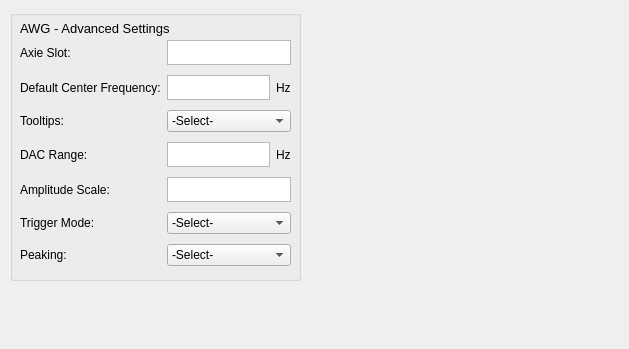
                        <widget class="QWidget" name="awgEquipAdvScrollWidgetContents">
                         <property name="geometry">
                          <rect>
                           <x>0</x>
                           <y>0</y>
                           <width>629</width>
                           <height>349</height>
                          </rect>
                         </property>
                         <property name="minimumSize">
                          <size>
                           <width>629</width>
                           <height>349</height>
                          </size>
                         </property>
                         <widget class="QGroupBox" name="groupBox_5">
                          <property name="geometry">
                           <rect>
                            <x>10</x>
                            <y>10</y>
                            <width>291</width>
                            <height>271</height>
                           </rect>
                          </property>
                          <property name="minimumSize">
                           <size>
                            <width>291</width>
                            <height>271</height>
                           </size>
                          </property>
                          <property name="layoutDirection">
                           <enum>Qt::LeftToRight</enum>
                          </property>
                          <property name="title">
                           <string/>
                          </property>
                          <widget class="QLabel" name="label_38">
                           <property name="geometry">
                            <rect>
                             <x>10</x>
                             <y>10</y>
                             <width>151</width>
                             <height>16</height>
                            </rect>
                           </property>
                           <property name="font">
                            <font>
                             <pointsize>10</pointsize>
                            </font>
                           </property>
                           <property name="text">
                            <string>AWG - Advanced Settings</string>
                           </property>
                          </widget>
                          <widget class="QWidget" name="layoutWidget_2">
                           <property name="geometry">
                            <rect>
                             <x>10</x>
                             <y>30</y>
                             <width>271</width>
                             <height>228</height>
                            </rect>
                           </property>
                           <layout class="QGridLayout" name="gridLayout_2">
                            <property name="horizontalSpacing">
                             <number>6</number>
                            </property>
                            <property name="verticalSpacing">
                             <number>10</number>
                            </property>
                            <item row="0" column="0">
                             <widget class="QLabel" name="label_25">
                              <property name="font">
                               <font>
                                <family>Arial</family>
                                <pointsize>9</pointsize>
                               </font>
                              </property>
                              <property name="text">
                               <string>Axie Slot:</string>
                              </property>
                             </widget>
                            </item>
                            <item row="0" column="1" colspan="2">
                             <widget class="QPlainTextEdit" name="plainTextEdit_9">
                              <property name="sizePolicy">
                               <sizepolicy hsizetype="Expanding" vsizetype="Fixed">
                                <horstretch>0</horstretch>
                                <verstretch>0</verstretch>
                               </sizepolicy>
                              </property>
                              <property name="maximumSize">
                               <size>
                                <width>16777215</width>
                                <height>25</height>
                               </size>
                              </property>
                              <property name="acceptDrops">
                               <bool>true</bool>
                              </property>
                              <property name="verticalScrollBarPolicy">
                               <enum>Qt::ScrollBarAlwaysOff</enum>
                              </property>
                             </widget>
                            </item>
                            <item row="1" column="0">
                             <widget class="QLabel" name="label_26">
                              <property name="font">
                               <font>
                                <family>Arial</family>
                                <pointsize>9</pointsize>
                               </font>
                              </property>
                              <property name="text">
                               <string>Default Center Frequency:</string>
                              </property>
                             </widget>
                            </item>
                            <item row="1" column="1">
                             <widget class="QPlainTextEdit" name="plainTextEdit_10">
                              <property name="sizePolicy">
                               <sizepolicy hsizetype="Expanding" vsizetype="Fixed">
                                <horstretch>0</horstretch>
                                <verstretch>0</verstretch>
                               </sizepolicy>
                              </property>
                              <property name="maximumSize">
                               <size>
                                <width>16777215</width>
                                <height>25</height>
                               </size>
                              </property>
                              <property name="acceptDrops">
                               <bool>true</bool>
                              </property>
                              <property name="verticalScrollBarPolicy">
                               <enum>Qt::ScrollBarAlwaysOff</enum>
                              </property>
                             </widget>
                            </item>
                            <item row="1" column="2">
                             <widget class="QLabel" name="label_29">
                              <property name="font">
                               <font>
                                <family>Arial</family>
                                <pointsize>9</pointsize>
                               </font>
                              </property>
                              <property name="text">
                               <string>Hz</string>
                              </property>
                             </widget>
                            </item>
                            <item row="2" column="0">
                             <widget class="QLabel" name="label_30">
                              <property name="font">
                               <font>
                                <family>Arial</family>
                                <pointsize>9</pointsize>
                               </font>
                              </property>
                              <property name="text">
                               <string>Tooltips:</string>
                              </property>
                             </widget>
                            </item>
                            <item row="2" column="1" colspan="2">
                             <widget class="QComboBox" name="comboBox_13">
                              <property name="layoutDirection">
                               <enum>Qt::LeftToRight</enum>
                              </property>
                              <item>
                               <property name="text">
                                <string>-Select-</string>
                               </property>
                              </item>
                              <item>
                               <property name="text">
                                <string>True</string>
                               </property>
                              </item>
                              <item>
                               <property name="text">
                                <string>False</string>
                               </property>
                              </item>
                             </widget>
                            </item>
                            <item row="3" column="0">
                             <widget class="QLabel" name="label_31">
                              <property name="font">
                               <font>
                                <family>Arial</family>
                                <pointsize>9</pointsize>
                               </font>
                              </property>
                              <property name="text">
                               <string>DAC Range:</string>
                              </property>
                             </widget>
                            </item>
                            <item row="3" column="1">
                             <widget class="QPlainTextEdit" name="plainTextEdit_12">
                              <property name="sizePolicy">
                               <sizepolicy hsizetype="Expanding" vsizetype="Fixed">
                                <horstretch>0</horstretch>
                                <verstretch>0</verstretch>
                               </sizepolicy>
                              </property>
                              <property name="maximumSize">
                               <size>
                                <width>16777215</width>
                                <height>25</height>
                               </size>
                              </property>
                              <property name="acceptDrops">
                               <bool>true</bool>
                              </property>
                              <property name="verticalScrollBarPolicy">
                               <enum>Qt::ScrollBarAlwaysOff</enum>
                              </property>
                             </widget>
                            </item>
                            <item row="3" column="2">
                             <widget class="QLabel" name="label_35">
                              <property name="font">
                               <font>
                                <family>Arial</family>
                                <pointsize>9</pointsize>
                               </font>
                              </property>
                              <property name="text">
                               <string>Hz</string>
                              </property>
                             </widget>
                            </item>
                            <item row="4" column="0">
                             <widget class="QLabel" name="label_32">
                              <property name="font">
                               <font>
                                <family>Arial</family>
                                <pointsize>9</pointsize>
                               </font>
                              </property>
                              <property name="text">
                               <string>Amplitude Scale:</string>
                              </property>
                             </widget>
                            </item>
                            <item row="4" column="1" colspan="2">
                             <widget class="QPlainTextEdit" name="plainTextEdit_13">
                              <property name="sizePolicy">
                               <sizepolicy hsizetype="Expanding" vsizetype="Fixed">
                                <horstretch>0</horstretch>
                                <verstretch>0</verstretch>
                               </sizepolicy>
                              </property>
                              <property name="maximumSize">
                               <size>
                                <width>16777215</width>
                                <height>25</height>
                               </size>
                              </property>
                              <property name="acceptDrops">
                               <bool>true</bool>
                              </property>
                              <property name="verticalScrollBarPolicy">
                               <enum>Qt::ScrollBarAlwaysOff</enum>
                              </property>
                             </widget>
                            </item>
                            <item row="5" column="0">
                             <widget class="QLabel" name="label_33">
                              <property name="font">
                               <font>
                                <family>Arial</family>
                                <pointsize>9</pointsize>
                               </font>
                              </property>
                              <property name="text">
                               <string>Trigger Mode:</string>
                              </property>
                             </widget>
                            </item>
                            <item row="5" column="1" colspan="2">
                             <widget class="QComboBox" name="comboBox_15">
                              <property name="layoutDirection">
                               <enum>Qt::LeftToRight</enum>
                              </property>
                              <item>
                               <property name="text">
                                <string>-Select-</string>
                               </property>
                              </item>
                              <item>
                               <property name="text">
                                <string>Continuous</string>
                               </property>
                              </item>
                              <item>
                               <property name="text">
                                <string>Triggered</string>
                               </property>
                              </item>
                              <item>
                               <property name="text">
                                <string>Gated</string>
                               </property>
                              </item>
                             </widget>
                            </item>
                            <item row="6" column="0">
                             <widget class="QLabel" name="label_34">
                              <property name="font">
                               <font>
                                <family>Arial</family>
                                <pointsize>9</pointsize>
                               </font>
                              </property>
                              <property name="text">
                               <string>Peaking:</string>
                              </property>
                             </widget>
                            </item>
                            <item row="6" column="1" colspan="2">
                             <widget class="QComboBox" name="comboBox_14">
                              <property name="layoutDirection">
                               <enum>Qt::LeftToRight</enum>
                              </property>
                              <item>
                               <property name="text">
                                <string>-Select-</string>
                               </property>
                              </item>
                              <item>
                               <property name="text">
                                <string>True</string>
                               </property>
                              </item>
                              <item>
                               <property name="text">
                                <string>False</string>
                               </property>
                              </item>
                             </widget>
                            </item>
                           </layout>
                          </widget>
                         </widget>
                        </widget>
